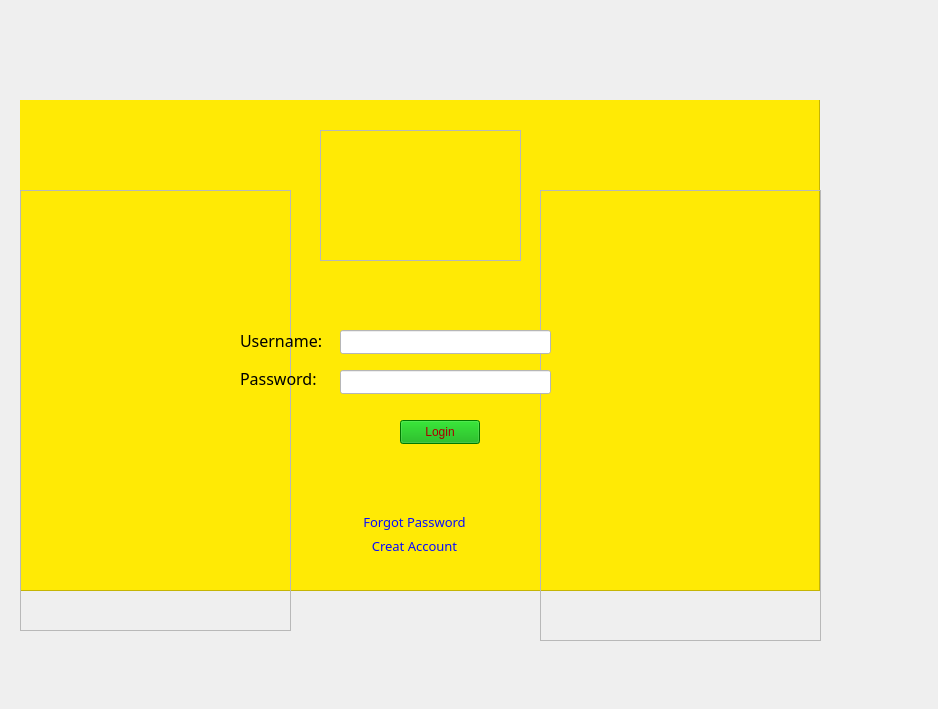
<?xml version="1.0" encoding="UTF-8"?>
<ui version="4.0">
 <class>MainWindow</class>
 <widget class="QMainWindow" name="MainWindow">
  <property name="geometry">
   <rect>
    <x>0</x>
    <y>0</y>
    <width>938</width>
    <height>709</height>
   </rect>
  </property>
  <property name="sizePolicy">
   <sizepolicy hsizetype="Maximum" vsizetype="Fixed">
    <horstretch>0</horstretch>
    <verstretch>0</verstretch>
   </sizepolicy>
  </property>
  <property name="minimumSize">
   <size>
    <width>938</width>
    <height>709</height>
   </size>
  </property>
  <property name="maximumSize">
   <size>
    <width>938</width>
    <height>709</height>
   </size>
  </property>
  <property name="windowTitle">
   <string>MainWindow</string>
  </property>
  <property name="toolTip">
   <string>&lt;html&gt;&lt;head/&gt;&lt;body&gt;&lt;p&gt;&lt;img src=&quot;:/new/prefix1/New folder/Background.jpg&quot;/&gt;&lt;/p&gt;&lt;/body&gt;&lt;/html&gt;</string>
  </property>
  <property name="styleSheet">
   <string notr="true"/>
  </property>
  <widget class="QWidget" name="centralwidget">
   <widget class="QStackedWidget" name="stackedWidget">
    <property name="geometry">
     <rect>
      <x>20</x>
      <y>100</y>
      <width>801</width>
      <height>591</height>
     </rect>
    </property>
    <property name="styleSheet">
     <string notr="true"/>
    </property>
    <property name="currentIndex">
     <number>1</number>
    </property>
    <widget class="QWidget" name="p1_load">
     <property name="styleSheet">
      <string notr="true">image: url(:/new/prefix1/New folder/Background.jpg);</string>
     </property>
     <widget class="QProgressBar" name="progressBar">
      <property name="geometry">
       <rect>
        <x>440</x>
        <y>430</y>
        <width>271</width>
        <height>21</height>
       </rect>
      </property>
      <property name="styleSheet">
       <string notr="true">background-color: rgb(95, 0, 71);
background-color: rgb(255, 255, 255);

</string>
      </property>
      <property name="value">
       <number>1</number>
      </property>
      <property name="invertedAppearance">
       <bool>false</bool>
      </property>
     </widget>
     <widget class="QPushButton" name="pushButton_continue">
      <property name="geometry">
       <rect>
        <x>510</x>
        <y>460</y>
        <width>141</width>
        <height>21</height>
       </rect>
      </property>
      <property name="font">
       <font>
        <family>Snap ITC</family>
        <pointsize>10</pointsize>
       </font>
      </property>
      <property name="cursor">
       <cursorShape>OpenHandCursor</cursorShape>
      </property>
      <property name="mouseTracking">
       <bool>true</bool>
      </property>
      <property name="tabletTracking">
       <bool>false</bool>
      </property>
      <property name="focusPolicy">
       <enum>Qt::StrongFocus</enum>
      </property>
      <property name="styleSheet">
       <string notr="true">:hover {
  background-color: orange; /* رنگ هنگام hover */
}
</string>
      </property>
      <property name="text">
       <string>Press to continue</string>
      </property>
      <property name="icon">
       <iconset theme="accessories-calculator"/>
      </property>
      <property name="autoDefault">
       <bool>false</bool>
      </property>
      <property name="default">
       <bool>false</bool>
      </property>
      <property name="flat">
       <bool>false</bool>
      </property>
     </widget>
     <widget class="QFrame" name="frame_5">
      <property name="geometry">
       <rect>
        <x>0</x>
        <y>0</y>
        <width>811</width>
        <height>581</height>
       </rect>
      </property>
      <property name="frameShape">
       <enum>QFrame::StyledPanel</enum>
      </property>
      <property name="frameShadow">
       <enum>QFrame::Raised</enum>
      </property>
     </widget>
     <zorder>frame_5</zorder>
     <zorder>progressBar</zorder>
     <zorder>pushButton_continue</zorder>
    </widget>
    <widget class="QWidget" name="p2_log1">
     <widget class="QFrame" name="frame">
      <property name="geometry">
       <rect>
        <x>300</x>
        <y>30</y>
        <width>201</width>
        <height>131</height>
       </rect>
      </property>
      <property name="styleSheet">
       <string notr="true">border-image: url(:/new/prefix1/New folder/Plants_vs_Zombies_logo.png);</string>
      </property>
      <property name="frameShape">
       <enum>QFrame::StyledPanel</enum>
      </property>
      <property name="frameShadow">
       <enum>QFrame::Raised</enum>
      </property>
     </widget>
     <widget class="QFrame" name="frame_2">
      <property name="geometry">
       <rect>
        <x>0</x>
        <y>90</y>
        <width>271</width>
        <height>441</height>
       </rect>
      </property>
      <property name="styleSheet">
       <string notr="true">image: url(:/new/prefix1/New folder/back2.png);</string>
      </property>
      <property name="frameShape">
       <enum>QFrame::StyledPanel</enum>
      </property>
      <property name="frameShadow">
       <enum>QFrame::Raised</enum>
      </property>
     </widget>
     <widget class="QLineEdit" name="In_username">
      <property name="geometry">
       <rect>
        <x>320</x>
        <y>230</y>
        <width>211</width>
        <height>24</height>
       </rect>
      </property>
      <property name="styleSheet">
       <string notr="true">background-color: rgb(255, 255, 255);</string>
      </property>
     </widget>
     <widget class="QLineEdit" name="In_Password">
      <property name="geometry">
       <rect>
        <x>320</x>
        <y>270</y>
        <width>211</width>
        <height>24</height>
       </rect>
      </property>
      <property name="styleSheet">
       <string notr="true">background-color: rgb(255, 255, 255);</string>
      </property>
     </widget>
     <widget class="QLabel" name="label">
      <property name="geometry">
       <rect>
        <x>220</x>
        <y>230</y>
        <width>91</width>
        <height>20</height>
       </rect>
      </property>
      <property name="font">
       <font>
        <family>Segoe UI Black</family>
        <pointsize>12</pointsize>
       </font>
      </property>
      <property name="styleSheet">
       <string notr="true">color: rgb(0, 0, 0);</string>
      </property>
      <property name="text">
       <string>Username:</string>
      </property>
     </widget>
     <widget class="QLabel" name="label_2">
      <property name="geometry">
       <rect>
        <x>220</x>
        <y>270</y>
        <width>81</width>
        <height>16</height>
       </rect>
      </property>
      <property name="font">
       <font>
        <family>Segoe UI Black</family>
        <pointsize>12</pointsize>
       </font>
      </property>
      <property name="styleSheet">
       <string notr="true">color: rgb(0, 0, 0);</string>
      </property>
      <property name="text">
       <string>Password:</string>
      </property>
     </widget>
     <widget class="QPushButton" name="pushBtn_Login">
      <property name="geometry">
       <rect>
        <x>380</x>
        <y>320</y>
        <width>80</width>
        <height>24</height>
       </rect>
      </property>
      <property name="styleSheet">
       <string notr="true">background-color: rgb(0, 170, 0);
color: rgb(170, 0, 0);</string>
      </property>
      <property name="text">
       <string>Login</string>
      </property>
     </widget>
     <widget class="QFrame" name="frame_3">
      <property name="geometry">
       <rect>
        <x>520</x>
        <y>90</y>
        <width>281</width>
        <height>451</height>
       </rect>
      </property>
      <property name="styleSheet">
       <string notr="true">image: url(:/new/prefix1/New folder/back2-2.png);</string>
      </property>
      <property name="frameShape">
       <enum>QFrame::StyledPanel</enum>
      </property>
      <property name="frameShadow">
       <enum>QFrame::Raised</enum>
      </property>
     </widget>
     <widget class="QFrame" name="frame_4">
      <property name="geometry">
       <rect>
        <x>-1</x>
        <y>-10</y>
        <width>801</width>
        <height>501</height>
       </rect>
      </property>
      <property name="styleSheet">
       <string notr="true">background-color: rgb(255, 234, 5);</string>
      </property>
      <property name="frameShape">
       <enum>QFrame::StyledPanel</enum>
      </property>
      <property name="frameShadow">
       <enum>QFrame::Raised</enum>
      </property>
      <widget class="QPushButton" name="pushBtn_Forgot">
       <property name="geometry">
        <rect>
         <x>330</x>
         <y>420</y>
         <width>131</width>
         <height>24</height>
        </rect>
       </property>
       <property name="font">
        <font>
         <family>Segoe UI Black</family>
         <pointsize>10</pointsize>
        </font>
       </property>
       <property name="cursor">
        <cursorShape>OpenHandCursor</cursorShape>
       </property>
       <property name="styleSheet">
        <string notr="true">color: rgb(8, 12, 255);</string>
       </property>
       <property name="text">
        <string>Forgot Password</string>
       </property>
       <property name="flat">
        <bool>true</bool>
       </property>
      </widget>
      <widget class="QPushButton" name="pushBtn_CreatAcc">
       <property name="geometry">
        <rect>
         <x>340</x>
         <y>440</y>
         <width>111</width>
         <height>31</height>
        </rect>
       </property>
       <property name="font">
        <font>
         <family>Segoe UI Black</family>
         <pointsize>10</pointsize>
        </font>
       </property>
       <property name="cursor">
        <cursorShape>OpenHandCursor</cursorShape>
       </property>
       <property name="styleSheet">
        <string notr="true">color: rgb(8, 12, 255);</string>
       </property>
       <property name="text">
        <string>Creat Account</string>
       </property>
       <property name="flat">
        <bool>true</bool>
       </property>
      </widget>
     </widget>
     <zorder>frame_4</zorder>
     <zorder>frame_3</zorder>
     <zorder>frame</zorder>
     <zorder>frame_2</zorder>
     <zorder>In_username</zorder>
     <zorder>In_Password</zorder>
     <zorder>label</zorder>
     <zorder>label_2</zorder>
     <zorder>pushBtn_Login</zorder>
    </widget>
   </widget>
  </widget>
 </widget>
 <resources/>
 <connections/>
</ui>
